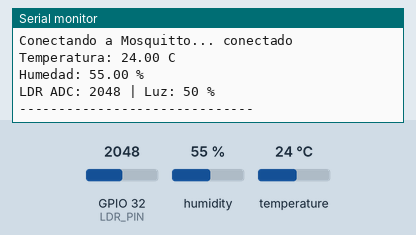
Bench run of a sketch on a simulated ESP32. Shown: the last lines printed to the serial monitor. The inputs (shaded band) are chosen by the test bench; at power-on: humidity 55 %, GPIO 32 (LDR_PIN) = 2048, temperature 24 °C. WiFi joins after 1.5 s; servers stay silent unless stated; no MQTT or app messages arrive unless stated.

Above: at 4.7 s.
4.8 s: humidity set to 22 %
7.5 s: GPIO 32 (LDR_PIN) set to 2866
At 8.5 s:
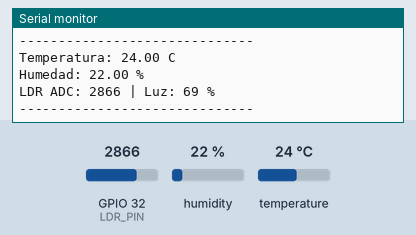
10.2 s: temperature set to 12 °C
12.9 s: GPIO 32 (LDR_PIN) set to 3603
At 14.6 s:
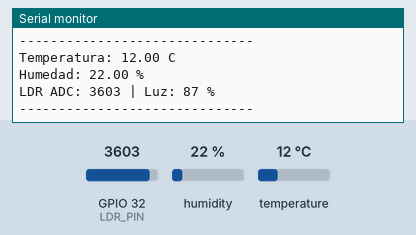
15.6 s: humidity set to 40 %
Timing chart, 0 to 18.6 s (numbered marks = the images above; inputs shaded):
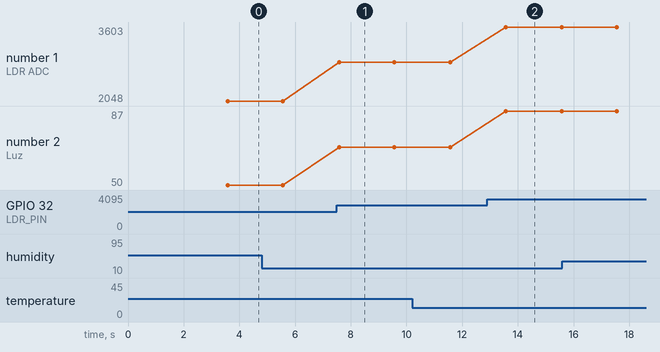

The sketch:

taller-00119123.ino
```cpp
#include <WiFi.h>
#include <PubSubClient.h>
#include <DHT.h>

// ======================================================
// CONFIGURACIÓN WIFI
// ======================================================


const char* WIFI_SSID = "iPhone de Fran";
const char* WIFI_PASSWORD = "ELOTELOCO";

// ======================================================
// CONFIGURACIÓN MQTT
// ======================================================


const char* MQTT_SERVER = "172.20.10.5";
const int MQTT_PORT = 1883;

// Topics utilizados por el dashboard React.
const char* TOPIC_TEMPERATURA = "clima/esp32/temperatura";
const char* TOPIC_HUMEDAD = "clima/esp32/humedad";
const char* TOPIC_LUZ = "clima/esp32/luz";

// ======================================================
// CONFIGURACIÓN DE SENSORES
// ======================================================

// (Estudiante)
// Definir los pines y objetos necesarios para los sensores.


#define DHTPIN 4
#define DHTTYPE DHT11

const int LDR_PIN = 32;

DHT dht(DHTPIN, DHTTYPE);

WiFiClient wifiClient;
PubSubClient mqttClient(wifiClient);

// Enviar una lectura cada 2 segundos.
const unsigned long INTERVALO_ENVIO = 2000;

unsigned long ultimoEnvio = 0;

void conectarWiFi() {

  Serial.print("Conectando a WiFi");

  WiFi.begin(WIFI_SSID, WIFI_PASSWORD);

  while (WiFi.status() != WL_CONNECTED) {
    delay(500);
    Serial.print(".");
  }

  Serial.println();
  Serial.println("WiFi conectado");

  Serial.print("IP del ESP32: ");
  Serial.println(WiFi.localIP());
}

void conectarMQTT() {

  while (!mqttClient.connected()) {

    Serial.print("Conectando a Mosquitto...");

    // Crear un Client ID diferente para este ESP32.
    String clientId = "ESP32-";
    clientId += String(
      (uint32_t)(ESP.getEfuseMac() & 0xFFFFFFFF),
      HEX
    );

    if (mqttClient.connect(clientId.c_str())) {

      Serial.println(" conectado");

    } else {

      Serial.print(" error, rc=");
      Serial.print(mqttClient.state());
      Serial.println(". Reintentando en 2 segundos...");

      delay(2000);
    }
  }
}

// ======================================================
// LEER Y PUBLICAR SENSORES
// ======================================================

void publicarSensores() {
  float temperatura = dht.readTemperature();
  float humedad = dht.readHumidity();

  int lecturaLDR = analogRead(LDR_PIN);
  int luz = map(lecturaLDR, 0, 4095, 0, 100);
  luz = constrain(luz, 0, 100);

  if (isnan(temperatura) || isnan(humedad)) {
    return;
  }

  char tempTexto[10];
  char humedadTexto[10];
  char luzTexto[10];

  dtostrf(temperatura, 1, 2, tempTexto);
  dtostrf(humedad, 1, 2, humedadTexto);
  itoa(luz, luzTexto, 10);

  mqttClient.publish(TOPIC_TEMPERATURA, tempTexto, true);
  mqttClient.publish(TOPIC_HUMEDAD, humedadTexto, true);
  mqttClient.publish(TOPIC_LUZ, luzTexto, true);

  Serial.print("Temperatura: ");
  Serial.print(temperatura);
  Serial.println(" C");

  Serial.print("Humedad: ");
  Serial.print(humedad);
  Serial.println(" %");

  Serial.print("LDR ADC: ");
  Serial.print(lecturaLDR);
  Serial.print(" | Luz: ");
  Serial.print(luz);
  Serial.println(" %");

  Serial.println("------------------------------");
}

void setup() {
  Serial.begin(115200);

  dht.begin();
  pinMode(LDR_PIN, INPUT);

  delay(2000);

  conectarWiFi();

  mqttClient.setServer(MQTT_SERVER, MQTT_PORT);
}

void loop() {
  if (WiFi.status() != WL_CONNECTED) {
    conectarWiFi();
  }

  if (!mqttClient.connected()) {
    conectarMQTT();
  }

  mqttClient.loop();

  if (millis() - ultimoEnvio >= INTERVALO_ENVIO) {
    ultimoEnvio = millis();
    publicarSensores();
  }
}
```

Measured:
- after the input at 7.5 s, the serial monitor: prints a new line after 0.08 s (image 1)
- after the input at 12.9 s, the serial monitor: prints a new line after 0.66 s (image 2)
- plotted number 1: 2048 → 2866 after the input at 7.5 s, 2866 → 3603 after the input at 12.9 s
- plotted number 2: 50 → 69 after the input at 7.5 s, 69 → 87 after the input at 12.9 s
